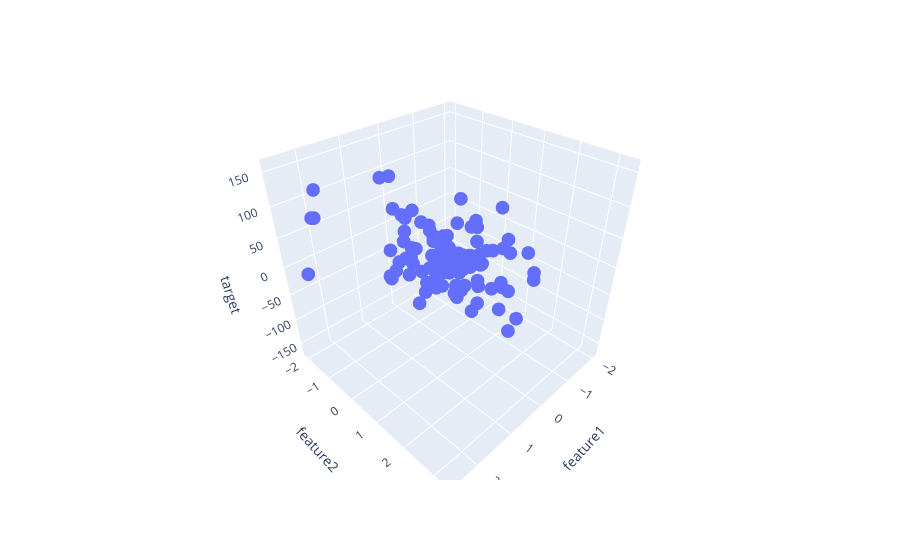

Notebook code for this chart:
### Code cell
px.scatter_3d(data_frame=df,x=df['feature1'],y=df['feature2'],z=df['target'])
